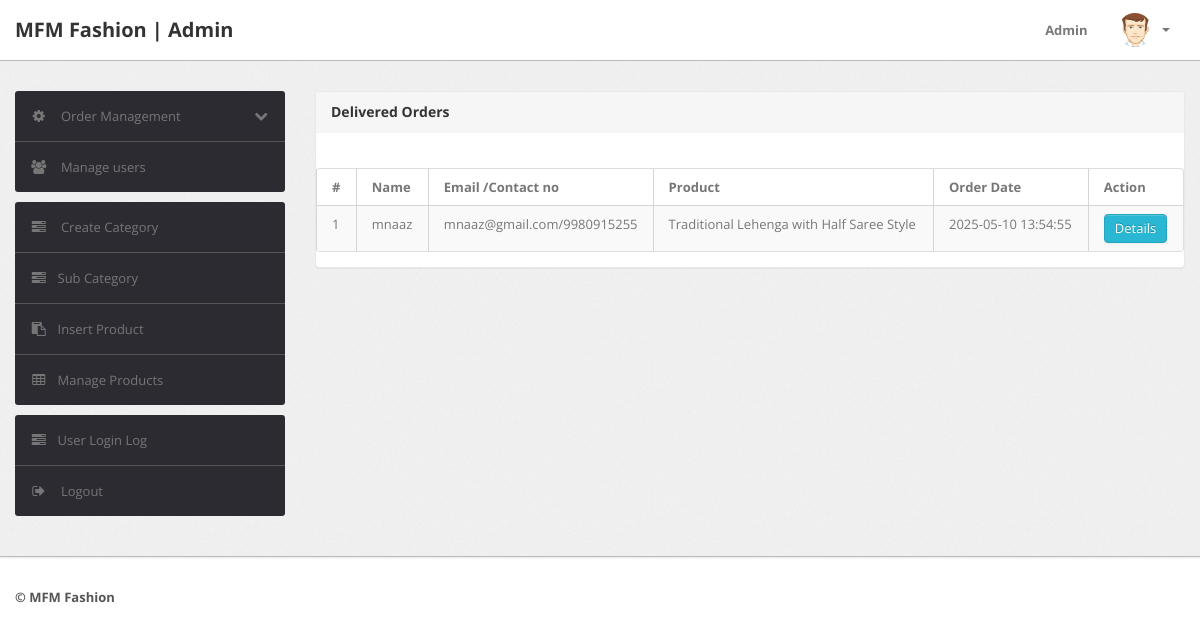
Page /shopping/admin/delivered-orders.php (signed in) on the earlier database version.
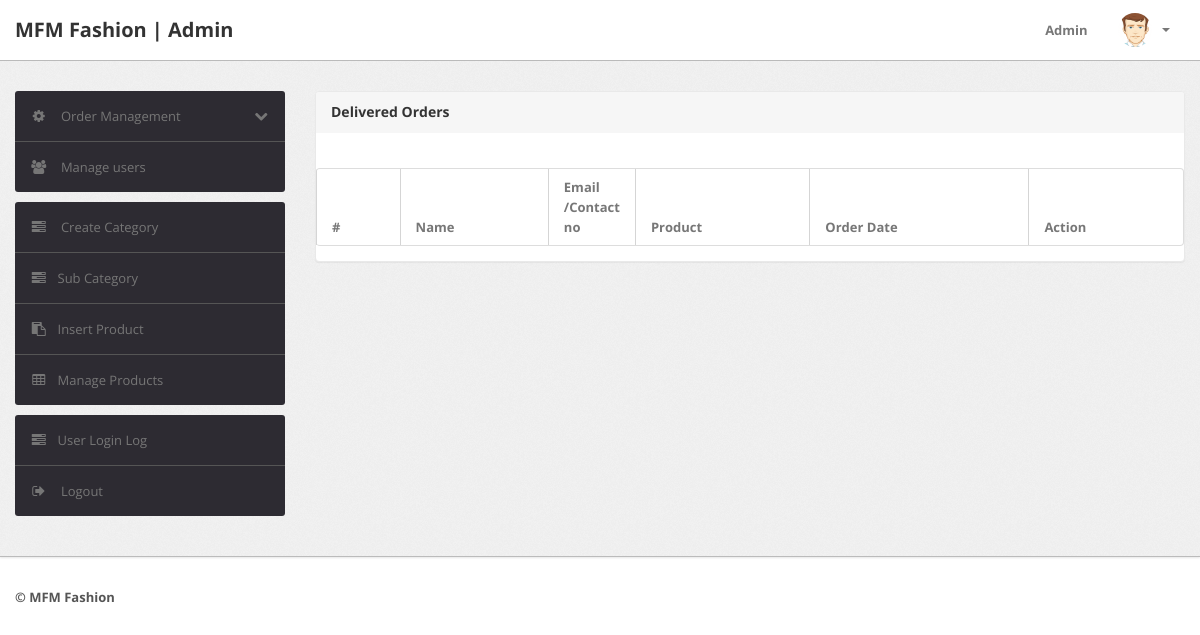
Same page on the later database version.
### tables this page shows
CREATE TABLE `orders` (
  `id` int(11) NOT NULL,
  `userId` int(11) DEFAULT NULL,
  `productId` varchar(255) DEFAULT NULL,
  `quantity` int(11) DEFAULT NULL,
  `orderDate` timestamp NOT NULL DEFAULT current_timestamp(),
  `paymentMethod` varchar(50) DEFAULT NULL,
  `orderStatus` varchar(55) DEFAULT NULL
);

CREATE TABLE `users` (
  `id` int(11) NOT NULL,
  `name` varchar(255) DEFAULT NULL,
  `email` varchar(255) DEFAULT NULL,
  `contactno` bigint(11) DEFAULT NULL,
  `password` varchar(255) DEFAULT NULL,
  `shippingAddress` longtext DEFAULT NULL,
  `shippingState` varchar(255) DEFAULT NULL,
  `shippingCity` varchar(255) DEFAULT NULL,
  `shippingPincode` int(11) DEFAULT NULL,
  `billingAddress` longtext DEFAULT NULL,
  `billingState` varchar(255) DEFAULT NULL,
  `billingCity` varchar(255) DEFAULT NULL,
  `billingPincode` int(11) DEFAULT NULL,
  `regDate` timestamp NOT NULL DEFAULT current_timestamp(),
  `updationDate` varchar(255) DEFAULT NULL
);

CREATE TABLE `products` (
  `id` int(11) NOT NULL,
  `category` int(11) NOT NULL,
  `subCategory` int(11) DEFAULT NULL,
  `productName` varchar(255) DEFAULT NULL,
  `productCompany` varchar(255) DEFAULT NULL,
  `productPrice` int(11) DEFAULT NULL,
  `productPriceBeforeDiscount` int(11) DEFAULT NULL,
  `productDescription` longtext DEFAULT NULL,
  `productImage1` varchar(255) DEFAULT NULL,
  `productImage2` varchar(255) DEFAULT NULL,
  `productImage3` varchar(255) DEFAULT NULL,
  `shippingCharge` int(11) DEFAULT NULL,
  `productAvailability` varchar(255) DEFAULT NULL,
  `postingDate` timestamp NULL DEFAULT current_timestamp(),
  `updationDate` varchar(255) DEFAULT NULL
);

### shopping/admin/delivered-orders.php (the view, shortened to what this page needs)
<?php
include('include/config.php');
if(strlen($_SESSION['alogin'])==0)
	{
header('location:index.php');
}
else{
?>
<!DOCTYPE html>
<html lang="en">
<head>
	<link type="text/css" href="bootstrap/css/bootstrap.min.css" rel="stylesheet">
	<link type="text/css" href="bootstrap/css/bootstrap-responsive.min.css" rel="stylesheet">
	<link type="text/css" href="css/theme.css" rel="stylesheet">
	<link type="text/css" href="images/icons/css/font-awesome.css" rel="stylesheet">
</head>
<body>
<?php include('include/header.php');?>
	<div class="wrapper">
		<div class="container">
			<div class="row">
<?php include('include/sidebar.php');?>
			<div class="span9">
					<div class="content">
	<div class="module">
							<div class="module-head">
								<h3>Delivered Orders</h3>
							</div>
							<div class="module-body table">
									<br />
								<table cellpadding="0" cellspacing="0" border="0" class="datatable-1 table table-bordered table-striped	 display table-responsive" >
									<thead>
										<tr>
											<th>#</th>
											<th> Name</th>
											<th width="50">Email /Contact no</th>
											<th>Product </th>
											<th>Order Date</th>
											<th>Action</th>
										</tr>
									</thead>
<tbody>
<?php
$st='Delivered';
$query=mysqli_query($con,"select users.name as username,users.email as useremail,users.contactno as usercontact,users.shippingAddress as shippingaddress,users.shippingCity as shippingcity,users.shippingState as shippingstate,users.shippingPincode as shippingpincode,products.productName as productname,products.shippingCharge as shippingcharge,orders.quantity as quantity,orders.orderDate as orderdate,products.productPrice as productprice,orders.id as id  from orders join users on  orders.userId=users.id join products on products.id=orders.productId where orders.orderStatus='$st'");
$cnt=1;
while($row=mysqli_fetch_array($query))
{
?>
									<tr>
											<td><?php echo htmlentities($cnt);?></td>
											<td><?php echo htmlentities($row['username']);?></td>
											<td><?php echo htmlentities($row['useremail']);?>/<?php echo htmlentities($row['usercontact']);?></td>
											<td><?php echo htmlentities($row['productname']);?></td>
											<td><?php echo htmlentities($row['orderdate']);?></td>
											<td>    <a href="order-details.php?oid=<?php echo htmlentities($row['id']);?>" title="Order Details" target="_blank" class="btn btn-info">Details</a>
											</td>
											</tr>
										<?php $cnt=$cnt+1; } ?>
										</tbody>
								</table>
							</div>
						</div>
					</div>
				</div>
			</div>
		</div>
	</div>
<?php include('include/footer.php');?>
</body>
<?php } ?>

Differences in the rows shown:
removed orders: userId.name "mnaaz", userId.email "mnaaz@gmail.com", userId.contactno "9980915255", productId.productName "Traditional Lehenga with Half Saree Style", orderDate "2025-05-10 13:54:55"
